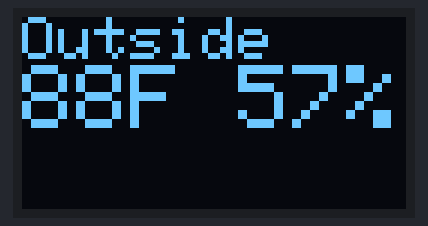
Bench run of a program on a simulated ESP32. On the bench: 128×64 one-colour display. The display library's start-up logo is not drawn.

Above: at 2.4 s.

The program:

main.cpp
```cpp
//Includes
#include <Arduino.h>
#include <SPI.h>
#include <Wire.h>
#include <Adafruit_GFX.h>
#include <Adafruit_SSD1306.h>

//VARS
#define SCREEN_WIDTH 128 // OLED display width, in pixels
#define SCREEN_HEIGHT 64 // OLED display height, in pixels
#define OLED_RESET     -1 // Reset pin # (or -1 if sharing Arduino reset pin)
Adafruit_SSD1306 display(SCREEN_WIDTH, SCREEN_HEIGHT, &Wire, OLED_RESET);

//Functions
void testscrolltext(void);


//////////////////////////////////////////////////////////////
//Logo bitmap
#define LOGO_HEIGHT   16
#define LOGO_WIDTH    16
static const unsigned char PROGMEM logo_bmp[] =
{ B00000000, B11000000,
  B00000001, B11000000,
  B00000001, B11000000,
  B00000011, B11100000,
  B11110011, B11100000,
  B11111110, B11111000,
  B01111110, B11111111,
  B00110011, B10011111,
  B00011111, B11111100,
  B00001101, B01110000,
  B00011011, B10100000,
  B00111111, B11100000,
  B00111111, B11110000,
  B01111100, B11110000,
  B01110000, B01110000,
  B00000000, B00110000 };


void setup() {
  Serial.begin(115200);

  if(!display.begin(SSD1306_SWITCHCAPVCC, 0x3C)) {
    Serial.println(F("SSD1306 allocation failed"));
    for(;;); // Don't proceed, loop forever
  }

  display.display();
  delay(250); // Pause for 2 seconds
  display.clearDisplay();


}

void loop() {
  delay(2000);
  testscrolltext();    // Draw scrolling text
}

void testscrolltext(void) {
  display.clearDisplay();
  display.setTextSize(2); // Draw 2X-scale text
  display.setTextColor(WHITE);
  display.setCursor(0, 0);
  display.println(F("Outside"));
  display.setTextSize(3); // Draw 3X-scale text
  display.println(F("88F 57%"));
  display.display();   // Show initial text
}
```
